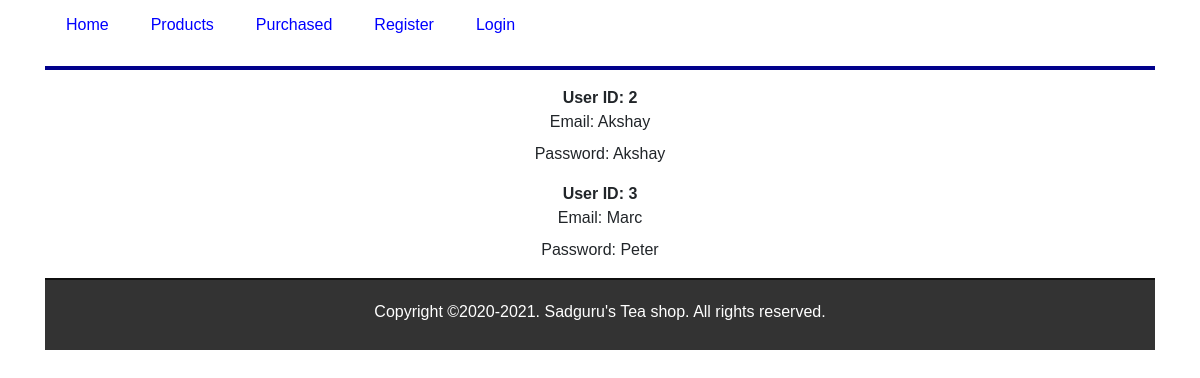
/user, run on an earlier commit of the app's database.
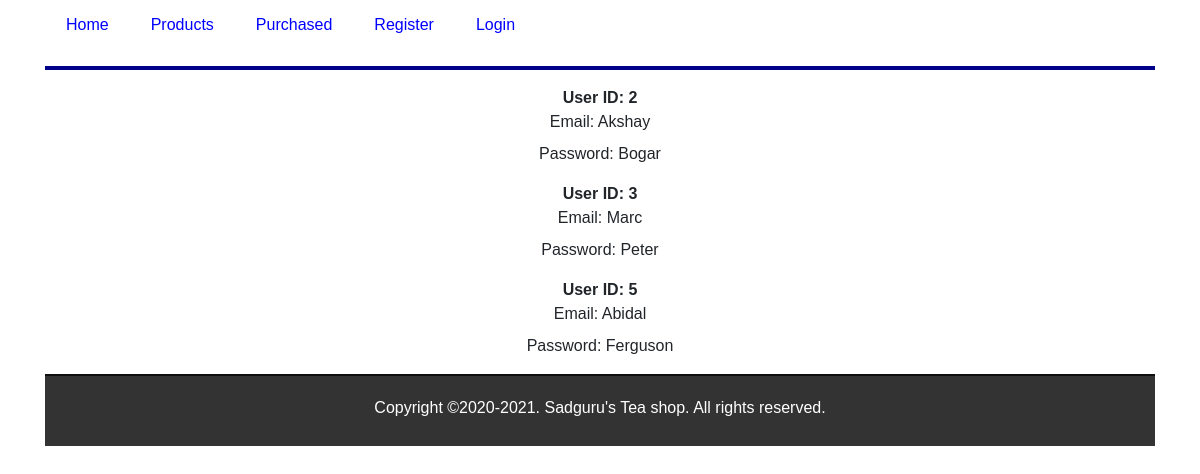
And on a later commit of the database.
### teaapp/models.py (models this page shows, shortened)
class UserModel(db.Model):
    __tablename__ = 'USERS'
    user_id = db.Column(db.Integer, primary_key = True)
    firstname = db.Column(db.String(30))
    lastname = db.Column(db.String(30))
    email = db.Column(db.String(30))
    password = db.Column(db.String(20))
    def json(self):
        return {'user_id':str(self.user_id), 'firstname':self.firstname,
         'lastname':self.lastname, 'email':self.email, 'password':self.password}
    @classmethod
    def get(self):
        return [user.json() for user in UserModel.query.all()]

### teaapp/routes.py (the view)
@app.route('/user')
def user():
    users = UserModel.get()
    return render_template("user.html", users=users)

### teaapp/templates/user.html
{% extends "layout.html" %}
{% block content %}
    <div class="row">
        <div class="col-md-12 text-center">
            {% for user in users %}
            <dl>
                <dt>User ID: {{ user.user_id}}</dt>
                <dd>Email: {{user.firstname}}</dd>
                <dd>Password: {{user.lastname}}</dd>
            </dl>
            {% else %}
                <h3>No users yet!</h3>
            {% endfor %}
        </div>
    </div>
{% endblock %}

What changed in the data, as far as the page shows it:
changed UserModel "Akshay": lastname "Akshay" → "Bogar"
added UserModel: user_id "5", firstname "Abidal", lastname "Ferguson"
